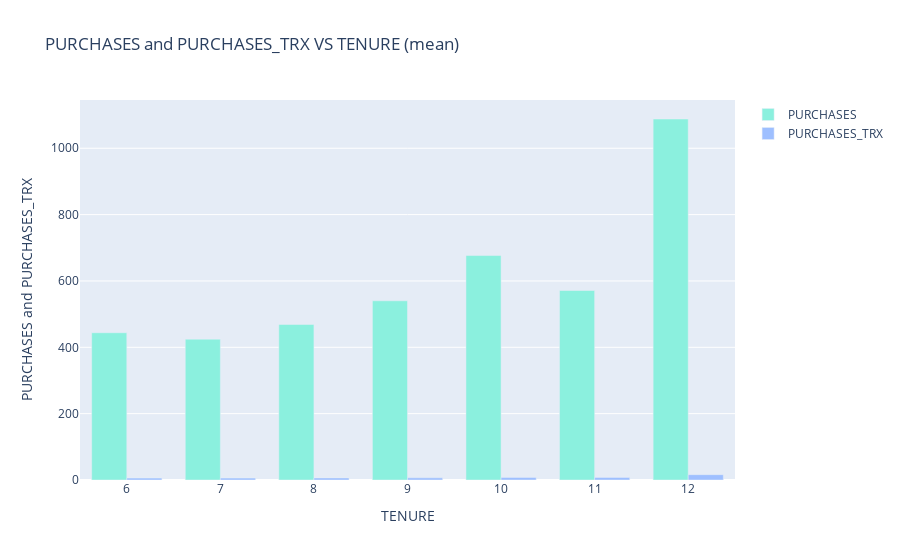

Notebook source saved alongside this figure:
### Markdown cell above
Dari barplot di atas, dapat kita lihat bahwa tidak peduli seberapa sering pelanggan melakukan pembelian, hanya ada kurang dari 10% yang telah membayar lunas di setiap kelompok.

### Code cell
pur_Temean = df.groupby('TENURE')['PURCHASES'].mean().reset_index()
purTx_Temean = df.groupby('TENURE')['PURCHASES_TRX'].mean().reset_index()
fig = go.Figure()
fig.add_trace(go.Bar(x=pur_Temean['TENURE'], y=pur_Temean['PURCHASES'], name='PURCHASES', marker_color='rgb(139,240,222)'))
fig.add_trace(go.Bar(x=purTx_Temean['TENURE'], y=purTx_Temean['PURCHASES_TRX'], name='PURCHASES_TRX', marker_color='rgb(158,191,255)'))
fig.update_layout(
    title='PURCHASES and PURCHASES_TRX VS TENURE (mean)',
    xaxis=dict(tickfont_size=12,
               title='TENURE'),
    yaxis=dict(
        title='PURCHASES and PURCHASES_TRX',
        titlefont_size=14,
        tickfont_size=12,
    ),
    barmode='group',
    bargap=0.25,
    bargroupgap=0.0 
)
fig.show()

### Figure 1 — Plotly figure (JSON) as saved in the notebook; plotly's stock layout.template omitted (floating-point values rounded to 4 significant figures)
{"data": [{"marker": {"color": "rgb(139,240,222)"}, "name": "PURCHASES", "type": "bar", "x": [6, 7, 8, 9, 10, 11, 12], "y": [443.9, 424.6, 468.9, 540.1, 676.6, 571.2, 1088.0]}, {"marker": {"color": "rgb(158,191,255)"}, "name": "PURCHASES_TRX", "type": "bar", "x": [6, 7, 8, 9, 10, 11, 12], "y": [5.691, 5.668, 6.25, 6.571, 7.826, 7.858, 16.13]}], "layout": {"bargap": 0.25, "bargroupgap": 0, "barmode": "group", "title": {"text": "PURCHASES and PURCHASES_TRX VS TENURE (mean)"}, "xaxis": {"tickfont": {"size": 12}, "title": {"text": "TENURE"}}, "yaxis": {"tickfont": {"size": 12}, "title": {"font": {"size": 14}, "text": "PURCHASES and PURCHASES_TRX"}}}}
